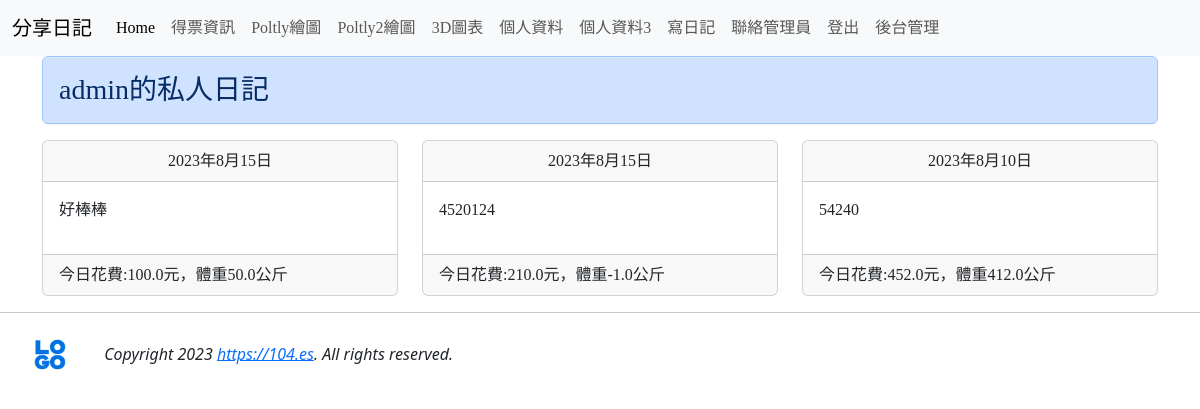
The app's page /index12/ (signed in) with its own data.
### mysite/models.py (models this page shows, shortened)
class Diary(models.Model):
    user = models.ForeignKey(auth.models.User, on_delete=models.CASCADE)
    budget = models.FloatField(default=0)
    weight = models.FloatField(default=0)
    note = models.TextField()
    ddate = models.DateField()

### mysite/views.py (the view)
# urls.py: path('index12/', index12),
def index12(request):
    if request.user.is_authenticated:
        username = request.user.username
        useremail = request.user.email
        try:
            user = User.objects.get(username=username)
            diaries = models.Diary.objects.filter(user=user).order_by('-ddate')
        except Exception as e:
            print(e)
            pass
    messages.get_messages(request)
    return render(request, 'index12.html', locals())

### mysite/templates/index12.html (shortened to what this page needs)
{% extends 'base1.html' %}
{% block content %}
<div class='container'>
        <div class='row'>
            <div class='col-md-12'>
                <h3 class='alert alert-primary'>{{ username | default:"我" }}的私人日記</h3>
            </div>
        </div>
    {% for diary in diaries %}
    {% cycle "<div class='row'>" "" "" %}
        <div class='col-md-4'>
            <div class='card'>
                <div class='card-header' align=center>
                    {{ diary.ddate }}
                </div>
                <div class='card-body'>
                    {{ diary.note | linebreaks }}
                </div>
                <div class='card-footer'>
                    今日花費:{{ diary.budget }}元，體重{{ diary.weight }}公斤
                </div>
            </div>
        </div>
    {% cycle "" "" "</div>" %}
    {% empty %}
        <h3><em>目前沒有日記內容可供顯示，請登入網站或輸入日記內容</em></h3>
    {% endfor %}
</div>
{% endblock %}

### mysite/templates/base1.html (style rules this page uses)
h1, h2, h3, h4, h5, p, div { font-family: 微軟正黑體; }

### records on screen
Diary: ddate "2023年8月15日", note "好棒棒", budget "100.0", weight "50.0"
Diary: ddate "2023年8月15日", note "4520124", budget "210.0", weight "-1.0"
Diary: ddate "2023年8月10日", note "54240", budget "452.0", weight "412.0"

### other values on screen
{{ username | default:"我" }} "admin"
